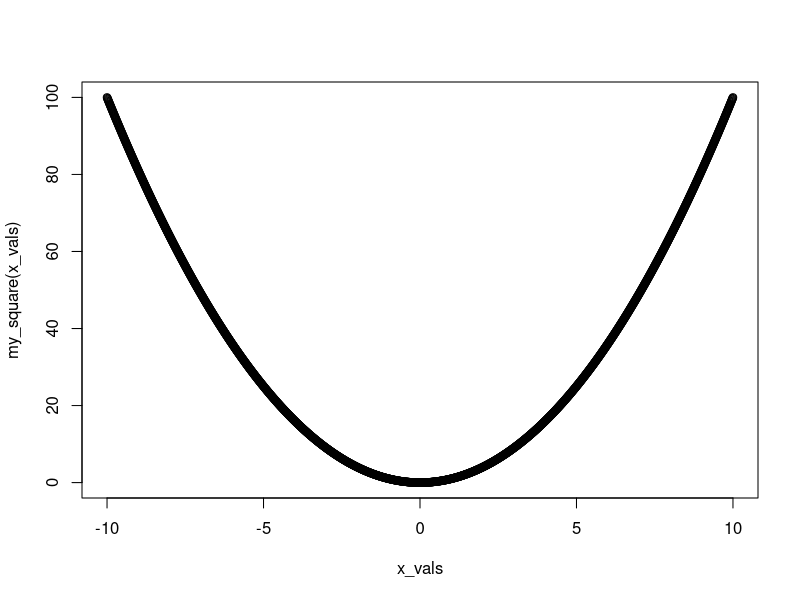
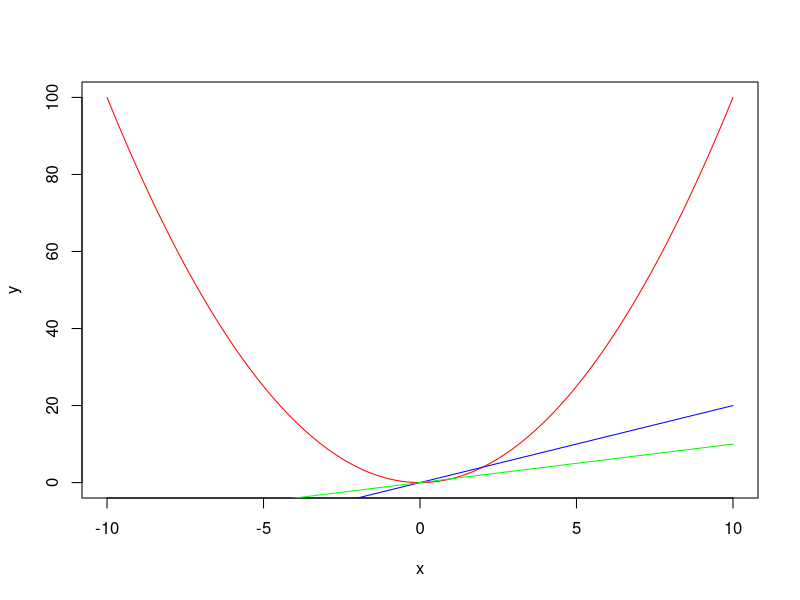

The R script that drew these images, in order:
3+4

exp(1)

log(64, base = 2)

2 ** 6

3 * 4

3 ** 4

3^4

2 ** 4

5 - 2

10 / 3

10 / 0

-4 * 2

sin(pi)

1.224606 * 10 ** (-16)

sin(0)

sin(0.5 * pi)

cos(0)

# comments

# hashtag can be used to make comments
# I strongly recommend you to use comments in your code
# because otherwise, you may not understand it anymore
# if you look at it in something like 2-3 weeks

# variables

x = 4
x

2*x

x -x 

x**x

y = 2

x * y

y / x

x = 2.45678

# in programming, we use . instead of , for floating point numbers!


v1 = c(1,2,3)
v1

v1 * 3

v2 = c(4,5,6)

v1 + v2

M = matrix(c(1,2,0,4,5,6,1,8,9), byrow = TRUE, nrow = 3)
M

M * -1

solve(M)

M %*% solve(M)

M2 = matrix(c(1,12,0,41,5,6,11,8,9), byrow = TRUE, nrow = 3)
M2

M+M2

eigen(M)

# libaries

library(pracma)
?pracma

?eigen











# dataframes

# setwed to folder of script
# install rstudioapi package first!
setwd(dirname(rstudioapi::getActiveDocumentContext()$path))

df = read.csv("persons.csv")

colnames(df) = c("Name", "Height_in_cm", "ShoeSize", "Age")

# this is also important:
# in contrast to many other programming languages
# R starts counting 1!!
df[0,]

mean(df[,4])
mean(df$ShoeSize)
min
max(df$ShoeSize)
summary(df$ShoeSize)

df$Height_in_cm / df$ShoeSize

df$My_new_column = df$Height_in_cm / 100
df$My_new_column

##################################

my_square = function(x) {
  return(x*x)
}


# equivalent, but it only works when the function is very simple
f = function(x) x*x

f2 = function(x) 2*x  

f3 = function(x) x 

# plots

# to create a plot, we first need the x-values

x_vals = seq(-10, 10, 0.01)

length(x_vals)

plot(x_vals, my_square(x_vals))

plot(x_vals, my_square(x_vals), type="l", ylab="y", xlab="x", col="red")

lines(x_vals, f2(x_vals), col="blue")

lines(x_vals, f3(x_vals), col="green")
